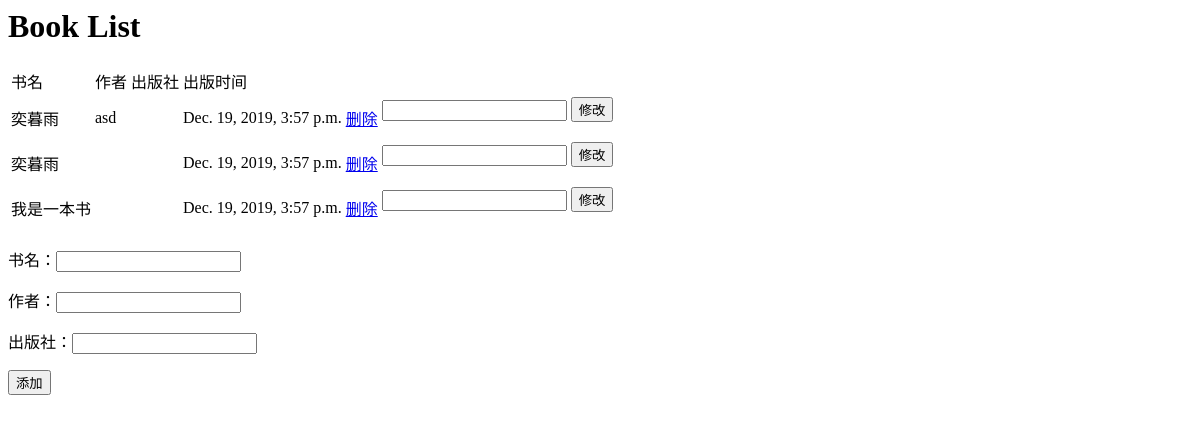
Page /polls/detail/ on the earlier database version.
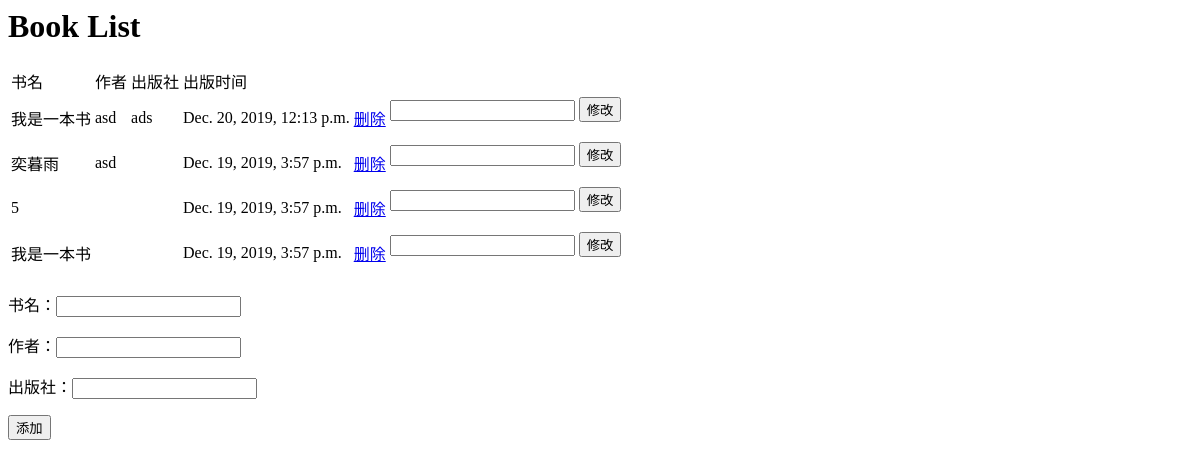
Same page on the later database version.
### polls/models.py (models this page shows)
class BooK(models.Model):
  name=models.CharField(max_length=200)
  author=models.CharField(max_length=100)
  pub_house=models.CharField(max_length=200)
  pub_date=models.DateTimeField('date published')

### polls/views.py (the view)
# urls.py: path('detail/',views.detail,name='detail'),
def detail(request):
    book_list=BooK.objects.order_by('-pub_date')
    context={'book_list':book_list}
    return render(request,'polls/detail.html',context)

### polls/templates/polls/detail.html (shortened to what this page needs)
<h1>Book List</h1>
<table>
  <tr>
    <td>书名</td>
    <td>作者</td>
    <td>出版社</td>
    <td>出版时间</td>
  </tr>
  {% for book in book_list.all %}
  <tr>
    <td>{{ book.name }}</td>
    <td>{{ book.author }}</td>
    <td>{{ book.pub_house }}</td>
    <td>{{ book.pub_date }}</td>
    <td><a href="{% url 'polls:delBook' book.id %}">删除</a></td>
    <td>
      <form
        action="{%url 'polls:changeBookinfo' book.id %}"
        method="post"
        name="changeBookinfo"
      >
        <span><input type="text" name="name"/></span>
        <input type="submit" value="修改" />
      </form>
    </td>
  </tr>
  {% endfor %}
</table>
<form action="{% url 'polls:addBook' %}" method="post" name="addBook">
  <p><span>书名：</span><input type="text" name="name" /></p>
  <p><span>作者：</span><input type="text" name="author" /></p>
  <p><span>出版社：</span><input type="text" name="pub_house" /></p>
  <input type="submit" value="添加" />
</form>

Differences in the rows shown:
added BooK: name "我是一本书", author "asd", pub_house "ads", pub_date "Dec. 20, 2019, 12:13 p.m."
changed BooK (number 3 of 4 on the later page): name "奕暮雨" → "5"
